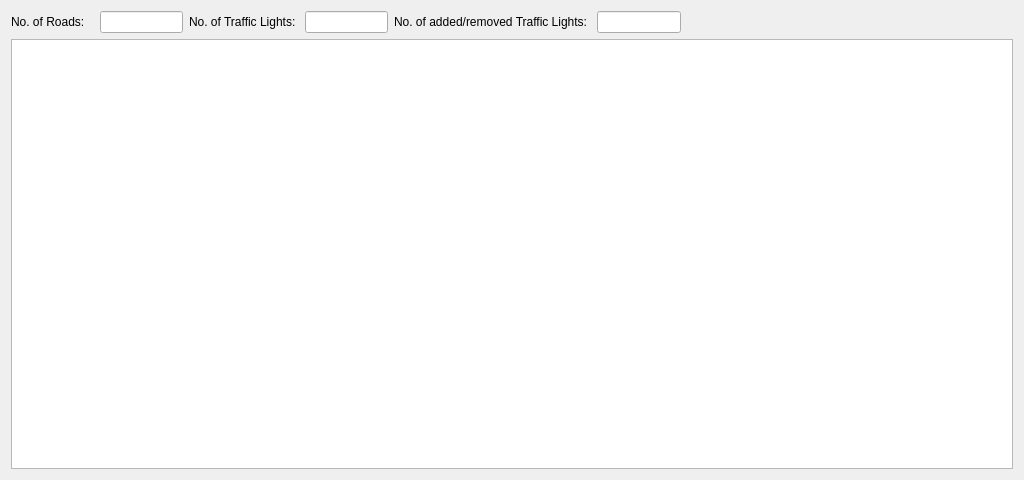
<?xml version="1.0" encoding="UTF-8"?>
<ui version="4.0">
 <class>Road2TraffLWizardPage</class>
 <widget class="QWizardPage" name="Road2TraffLWizardPage">
  <property name="geometry">
   <rect>
    <x>0</x>
    <y>0</y>
    <width>1024</width>
    <height>480</height>
   </rect>
  </property>
  <property name="windowTitle">
   <string>WizardPage</string>
  </property>
  <layout class="QGridLayout" name="gridLayout">
   <item row="0" column="0">
    <layout class="QVBoxLayout" name="verticalLayout">
     <item>
      <layout class="QHBoxLayout" name="horizontalLayout" stretch="1,1,1,1,1,1,4">
       <item>
        <widget class="QLabel" name="label_head_road_count">
         <property name="text">
          <string>No. of Roads: </string>
         </property>
        </widget>
       </item>
       <item>
        <widget class="QLineEdit" name="lineEdit_val_road_count"/>
       </item>
       <item>
        <widget class="QLabel" name="label_head_tl_count">
         <property name="text">
          <string>No. of Traffic Lights: </string>
         </property>
        </widget>
       </item>
       <item>
        <widget class="QLineEdit" name="lineEdit_val_tl_count"/>
       </item>
       <item>
        <widget class="QLabel" name="label_tl_update">
         <property name="text">
          <string>No. of added/removed Traffic Lights: </string>
         </property>
        </widget>
       </item>
       <item>
        <widget class="QLineEdit" name="lineEdit_tl_update"/>
       </item>
       <item>
        <spacer name="horizontalSpacer">
         <property name="orientation">
          <enum>Qt::Horizontal</enum>
         </property>
         <property name="sizeHint" stdset="0">
          <size>
           <width>40</width>
           <height>20</height>
          </size>
         </property>
        </spacer>
       </item>
      </layout>
     </item>
     <item>
      <widget class="QTableView" name="tableView"/>
     </item>
    </layout>
   </item>
  </layout>
 </widget>
 <resources/>
 <connections/>
</ui>
